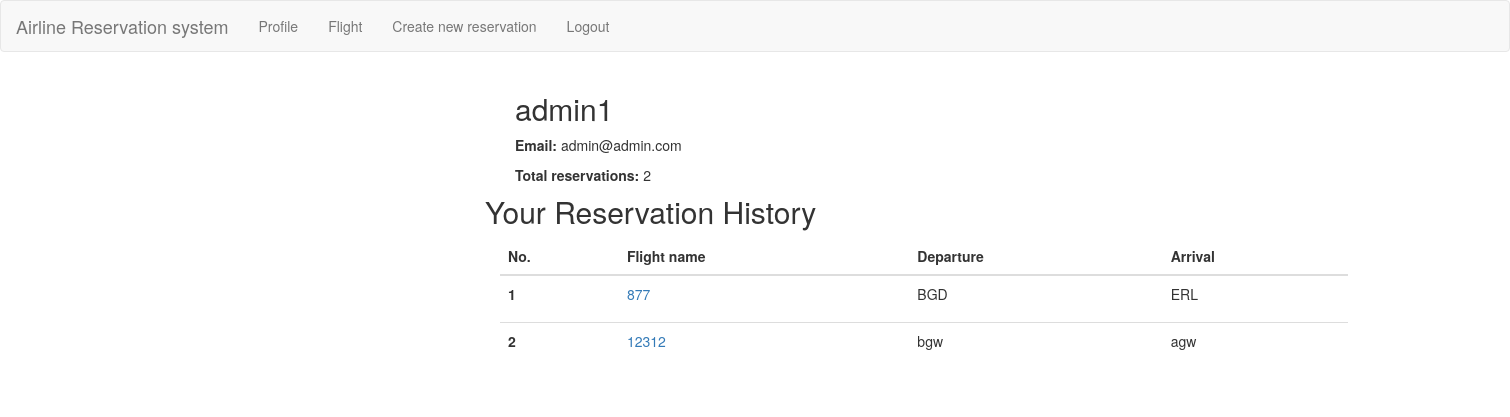
The page /user_profile/ (signed in) on the database as committed earlier.
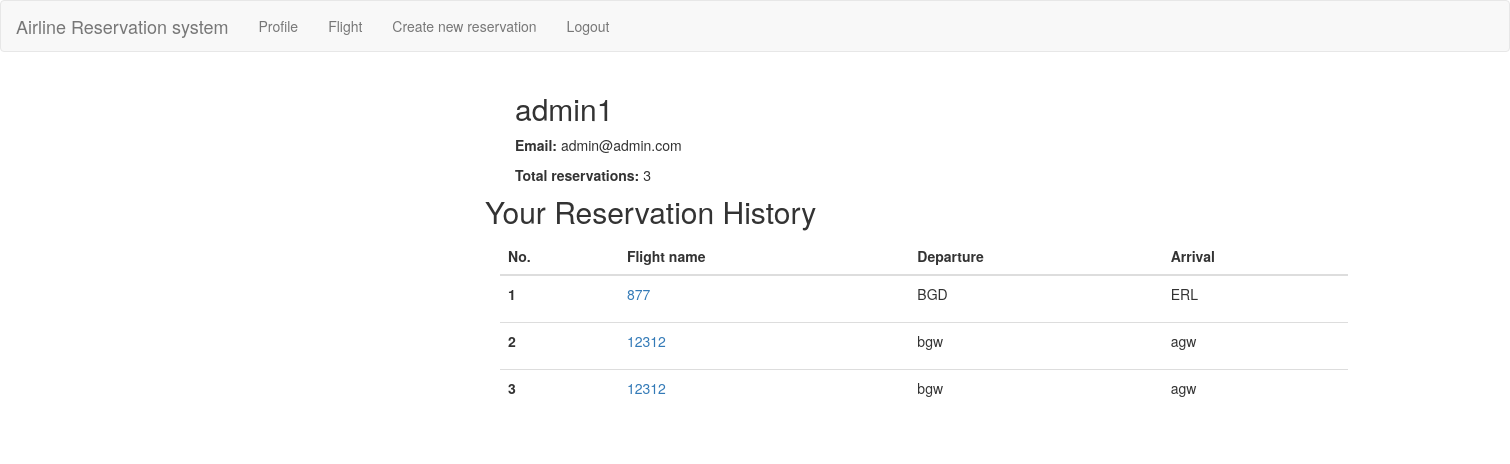
The same page on the database as committed later.
### flights/models.py (models this page shows, shortened)
class Reservation(models.Model):
    flight = models.ForeignKey(Flight, on_delete=models.CASCADE)
    passenger = models.ForeignKey(User, on_delete=models.CASCADE)
    reservation_date = models.DateTimeField()
    is_paid = models.BooleanField(default=False)
    seat_count = models.PositiveIntegerField(default=0)

class Flight(models.Model):
    flight_number = models.CharField(max_length=10)
    departure_airport = models.CharField(max_length=3)
    arrival_airport = models.CharField(max_length=3)
    available_seats = models.PositiveIntegerField(default=125)
    max_seats = models.PositiveIntegerField(default=125)
    ticket_price = models.DecimalField(max_digits=10, decimal_places=2)
    departure_time = models.DateTimeField()
    arrival_time = models.DateTimeField()

### flights/views.py (the view)
# urls.py: path('user_profile/', views.user_profile, name='user_profile'),
@login_required
def user_profile(request):
    user = request.user
    reservations = Reservation.objects.filter(passenger=user)
    total_tickets_purchased = reservations.count()
    context = {
        'user': user,
        'reservations': reservations,
        'total_tickets_purchased': total_tickets_purchased,
    }
    return render(request, 'user_profile.html', context)

### flights/templates/user_profile.html (shortened to what this page needs)
    <!DOCTYPE html>
<html lang="en">
<head>
  {% load static %}
  <link type="text/css" rel="stylesheet" href="{% static 'style.css' %}" />
</head>
<body>
    {% include "Header.html" %}
<div class="section">
	<div class="container align-items-center justify-content-center">
		<div class="col-md-offset-2 col-md-8 col-lg-offset-3 col-lg-6">
    	 <div>
            <div class="col-sm-12">
                <div class="col-xs-12 col-sm-8">
                    <h2>{{ user.username }}</h2>
                    <p><strong>Email: </strong> {{ user.email }} </p>
                    <p><strong>Total reservations: </strong> {{ total_tickets_purchased }} </p>
                </div>
            </div>
    	 </div>
          <br>
                          <div>
                        <h2>Your Reservation History</h2>
                </div>
          <section class="vh-100">
  <div class="container py-5 h-100">
    <div class="row d-flex justify-content-center align-items-center h-100">
      <div class="col col-lg-9 col-xl-7">
        <div class="card rounded-3">
          <div class="card-body p-4">
            <table class="table mb-4">
              <thead>
                <tr>
                  <th scope="col">No.</th>
                  <th scope="col">Flight name</th>
                  <th scope="col">Departure</th>
                  <th scope="col">Arrival</th>
                </tr>
              </thead>
              <tbody>
               {% for reservation in reservations %}
                               <tr>
                  <th scope="row">{{ forloop.counter }}</th>
                  <td><a href="/reservation_view/{{ reservation.pk}}">{{ reservation.flight.flight_number }}</a></td>
                  <td>{{ reservation.flight.departure_airport }}</td>
                  <td>
                    <p>{{ reservation.flight.arrival_airport }}</p>
                  </td>
                </tr>
               {% endfor %}
              </tbody>
            </table>
          </div>
        </div>
      </div>
    </div>
  </div>
</section>
		</div>
	</div>
</div>
</body>
</html>
</body>
</html>

Rows that differ between the two databases and show on the page:
added Reservation: flight.flight_number "12312", flight.departure_airport "bgw", flight.arrival_airport "agw"
Other text that changed with them:
{{ total_tickets_purchased }}: "2" → "3"
